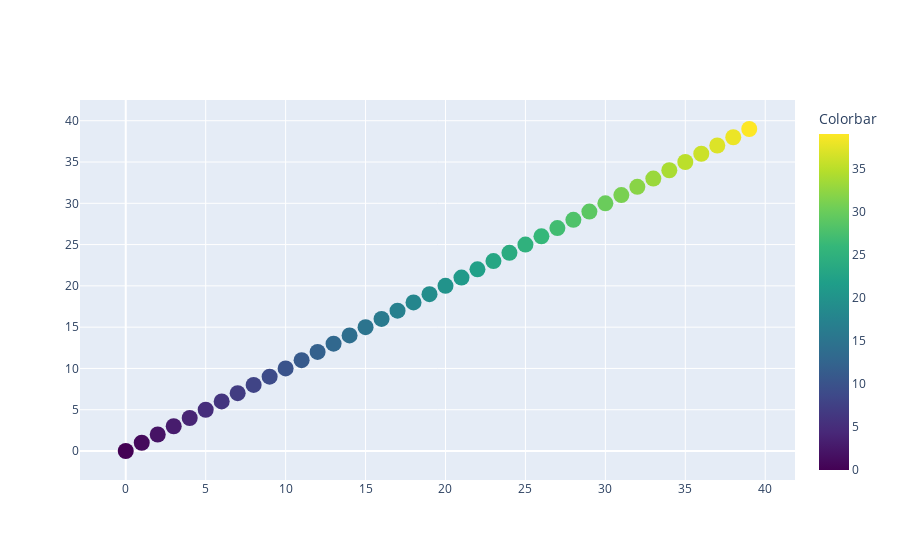

The notebook cell this image was saved under:
### Markdown cell above
<h3 id="Colorscale-for-Scatter-Plots">Colorscale for Scatter Plots<a class="anchor-link" href="#Colorscale-for-Scatter-Plots">¶</a></h3>

### Code cell
import plotly.graph_objects as go

fig = go.Figure()

# Create list from 0 to 39 to use as x, y, and color
values = list(range(40))

fig.add_trace(go.Scatter(
    x=values,
    y=values,
    marker=dict(
        size=16,
        cmax=39,
        cmin=0,
        color=values,
        colorbar=dict(
            title="Colorbar"
        ),
        colorscale="Viridis"
    ),
    mode="markers"))

fig.show()

### Figure 1 — Plotly figure (JSON) as saved in the notebook; plotly's stock layout.template omitted (floating-point values rounded to 4 significant figures)
{"data": [{"marker": {"cmax": 39, "cmin": 0, "color": [0, 1, 2, 3, 4, 5, 6, 7, 8, 9, 10, 11, 12, 13, 14, 15, 16, 17, 18, 19, 20, 21, 22, 23, 24, 25, 26, 27, 28, 29, 30, 31, 32, 33, 34, 35, 36, 37, 38, 39], "colorbar": {"title": {"text": "Colorbar"}}, "colorscale": [[0, "#440154"], [0.1111, "#482878"], [0.2222, "#3e4989"], [0.3333, "#31688e"], [0.4444, "#26828e"], [0.5556, "#1f9e89"], [0.6667, "#35b779"], [0.7778, "#6ece58"], [0.8889, "#b5de2b"], [1, "#fde725"]], "size": 16}, "mode": "markers", "type": "scatter", "x": [0, 1, 2, 3, 4, 5, 6, 7, 8, 9, 10, 11, 12, 13, 14, 15, 16, 17, 18, 19, 20, 21, 22, 23, 24, 25, 26, 27, 28, 29, 30, 31, 32, 33, 34, 35, 36, 37, 38, 39], "y": [0, 1, 2, 3, 4, 5, 6, 7, 8, 9, 10, 11, 12, 13, 14, 15, 16, 17, 18, 19, 20, 21, 22, 23, 24, 25, 26, 27, 28, 29, 30, 31, 32, 33, 34, 35, 36, 37, 38, 39]}], "layout": {}}
